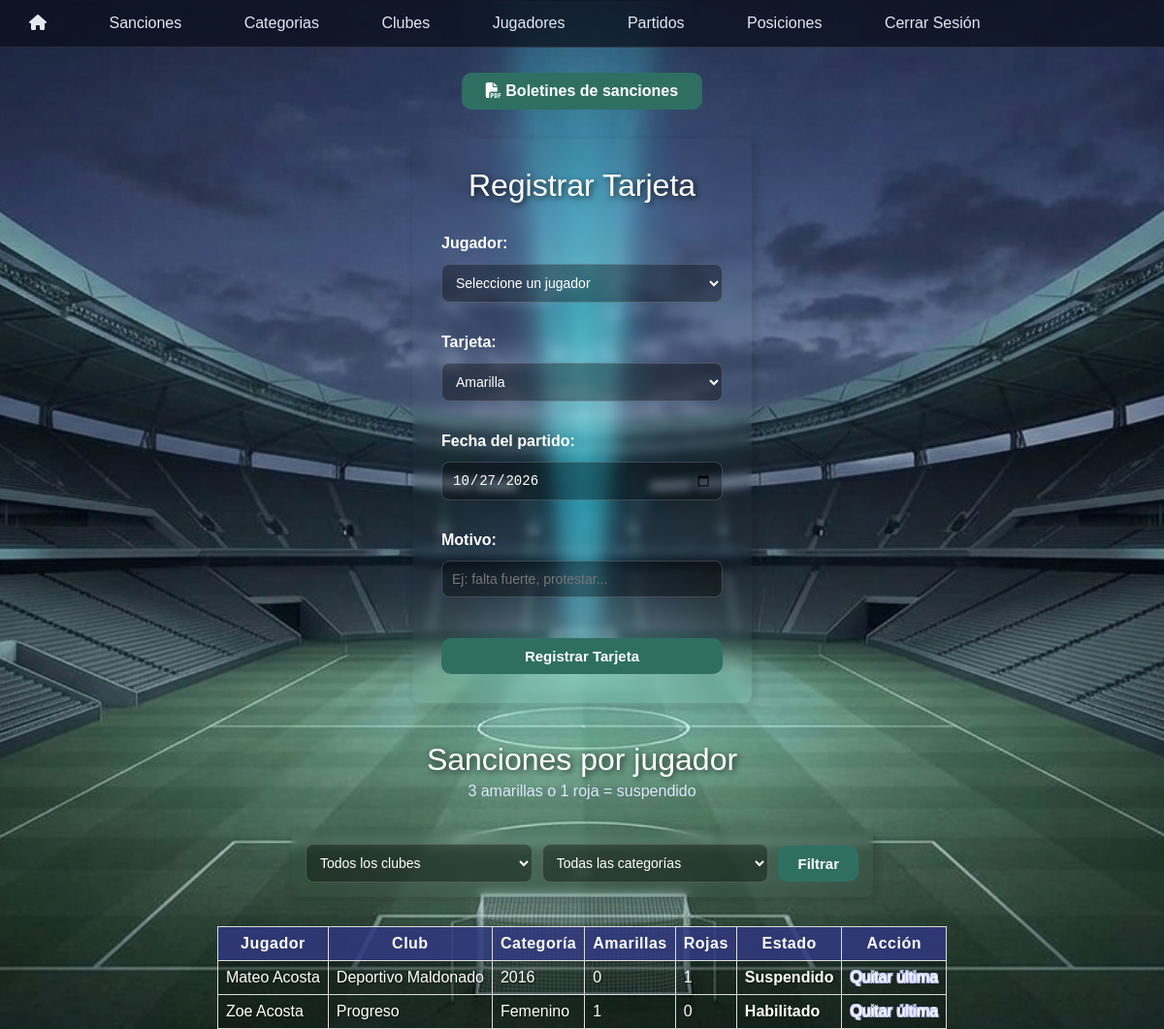
The page /sanciones/gestionarSanciones.php (signed in) on the database its author committed.
### tables this page shows
CREATE TABLE `jugadores` (
  `id` int(11) NOT NULL,
  `nombre` varchar(45) DEFAULT NULL,
  `apellido` varchar(45) DEFAULT NULL,
  `cedula` varchar(45) NOT NULL,
  `fecha_nacimiento` date DEFAULT NULL,
  `id_club` int(11) DEFAULT NULL,
  `id_categoria` varchar(45) DEFAULT NULL,
  `masa` decimal(5,2) DEFAULT NULL,
  `altura` decimal(4,2) DEFAULT NULL,
  `peso` decimal(10,2) DEFAULT NULL,
  `velocidad` decimal(5,2) DEFAULT NULL
);

CREATE TABLE `club` (
  `id` int(11) NOT NULL,
  `nombre` varchar(100) NOT NULL,
  `logo` varchar(255) DEFAULT NULL,
  `activo` tinyint(1) NOT NULL DEFAULT 1,
  `password` varchar(255) NOT NULL
);

CREATE TABLE `categorias` (
  `id` int(11) NOT NULL,
  `año` varchar(45) NOT NULL,
  `cantidad_jugadores` int(11) NOT NULL DEFAULT 0
);

### sanciones/agregarSancion.php (the view, shortened to what this page needs)
<form action="gestionarSanciones.php" method="post">
    <h1>Registrar Tarjeta</h1>
    <label for="jugador">Jugador:</label>
    <select name="jugador" id="jugador" required>
        <option value="">Seleccione un jugador</option>
    </select><br>
    <label for="tipo">Tarjeta:</label>
    <select name="tipo" id="tipo" required>
        <option value="Amarilla">Amarilla</option>
    </select><br>
    <label for="fecha">Fecha del partido:</label>
    <input type="date" id="fecha" name="fecha" value="<?= date('Y-m-d') ?>" required><br>
    <label for="motivo">Motivo:</label>
    <input type="text" id="motivo" name="motivo" placeholder="Ej: falta fuerte, protestar..." maxlength="150"><br>
    <input type="submit" value="Registrar Tarjeta">
</form>

### sanciones/listarSanciones.php (shortened to what this page needs)
<?php
$conn = mysqli_connect("localhost", "root", "", "liga");
$filtro = "";
$sql = "SELECT jugadores.id, jugadores.nombre, jugadores.apellido,
        club.nombre AS club, categorias.año,
        SUM(sanciones.tipo = 'Amarilla') AS amarillas,
        SUM(sanciones.tipo = 'Roja') AS rojas
        FROM sanciones
        INNER JOIN jugadores ON sanciones.id_jugador = jugadores.id
        INNER JOIN club ON jugadores.id_club = club.id
        INNER JOIN categorias ON jugadores.id_categoria = categorias.id
        WHERE 1 $filtro
        GROUP BY jugadores.id
        ORDER BY rojas DESC, amarillas DESC";
$resultado = mysqli_query($conn, $sql);
?>
<h1 class="tituloSeccion">Sanciones por jugador</h1>
<p class="subtitulo">3 amarillas o 1 roja = suspendido</p>
<form action="gestionarSanciones.php" method="get" class="filtros">
    <select name="club">
        <option value="0">Todos los clubes</option>
    </select>
    <select name="categoria">
        <option value="0">Todas las categorías</option>
    </select>
    <input type="submit" value="Filtrar">
</form>
<div class="Tabla">
<table class="tablaClubes">
    <tr>
        <th>Jugador</th>
        <th>Club</th>
        <th>Categoría</th>
        <th>Amarillas</th>
        <th>Rojas</th>
        <th>Estado</th>
        <th>Acción</th>
    </tr>
    <?php
    if (mysqli_num_rows($resultado) > 0) {
        while ($fila = mysqli_fetch_assoc($resultado)) {
            $suspendido = $fila["rojas"] > 0 || $fila["amarillas"] >= 3;
            echo "<tr>";
            echo "<td>" . htmlspecialchars($fila["nombre"] . "  " . $fila["apellido"]) . "</td>";
            echo "<td>" . htmlspecialchars($fila["club"]) . "</td>";
            echo "<td>" . htmlspecialchars($fila["año"]) . "</td>";
            echo "<td>" . $fila["amarillas"] . "</td>";
            echo "<td>" . $fila["rojas"] . "</td>";
            if ($suspendido) {
                echo "<td class='suspendido'>Suspendido</td>";
            } else {
                echo "<td class='habilitado'>Habilitado</td>";
            }
            echo "<td>
                <a href='eliminarSancion.php?jugador=" . $fila["id"] . "'
                onclick=\"return confirm('¿Quitar la última tarjeta de este jugador?')\">
                Quitar última</a>
                </td>";
            echo "</tr>";
        }
    } else {
        echo "<tr><td colspan='7' class='vacio'>
        Todavía no hay tarjetas registradas.
        </td></tr>";
    }
    ?>
</table>
</div>

### sanciones/sanciones.css (style rules this page uses)
body { margin:0; font-family:Arial, Helvetica, sans-serif; background-image:url("../imagenes/BG.png"); background-size:cover; background-position:center; background-attachment:fixed; }
form { display:flex; flex-direction:column; align-items:center; width:350px; box-sizing:border-box; margin:30px auto 0; padding:30px; border-radius:8px; box-shadow:3px 3px 6px 3px rgba(0,0,0,0.1); backdrop-filter:blur(5px); gap:7px; }
form h1 { font-weight:normal; text-align:center; color:rgb(56,56,56); text-shadow:3px 3px 5px rgba(0,0,0,0.3); margin:0 0 25px; }
form label { align-self:flex-start; font-weight:bold; color: #FFFF; margin-bottom: 5px; }
form input[type="text"], form input[type="date"], form select { width:100%; box-sizing:border-box; padding:10px; border:1px solid rgba(255, 255, 255, 0.18); color: white; border-radius:8px; background:rgba(0, 0, 0, 0.35); font-size:14px; outline:none; transition:.3s; display: block; box-sizing: border-box; }
form input[type="submit"] { width:100%; padding:10px; margin-top:10px; border:none; border-radius:10px; background:#2F6F62; color:white; font-size:15px; font-weight:bold; cursor:pointer; transition:.3s; }
.Tabla { display:flex; width:fit-content; margin:30px auto 0; }
.tablaClubes { border-collapse:collapse; }
.tablaClubes th, .tablaClubes td { border:1px solid #dddddd; padding:8px; }
.tablaClubes a { text-decoration:none; color:white; text-shadow: -1px -1px 0 #c3c9ff, 1px -1px 0 #c3c9ff, -1px 1px 0 #c3c9ff, 1px 1px 0 #c3c9ff; }
.tablaClubes th { color:#31387e; font-weight:700; letter-spacing:.5px; }
.tituloSeccion { font-weight:normal; text-align:center; color:rgb(56,56,56); text-shadow:3px 3px 5px rgba(0,0,0,0.3); margin:40px 0 0; }
form.filtros { flex-direction:row; gap:10px; width:auto; max-width:600px; padding:15px; }
form.filtros input[type="submit"] { width:auto; margin-top:0; padding:10px 20px; }
.tablaClubes td { color:white; text-shadow:1px 1px 2px rgba(0,0,0,.6); }
.habilitado { background:rgba(47,111,98,.75); font-weight:bold; }
.suspendido { background:rgba(160,40,40,.75); font-weight:bold; }
.tituloSeccion { color:white; text-shadow:2px 2px 6px rgba(0,0,0,.7); }
.subtitulo { text-align:center; color:#dfe6ff; margin:5px 0 0; }
form h1 { color:white; text-shadow:2px 2px 6px rgba(0,0,0,.7); }
.tablaClubes th { background:rgba(49,56,126,.85); color:white; }
.tablaClubes td { background:rgba(0,0,0,.25); }

### rows shown on the page
jugadores: nombre+apellido "Mateo Acosta", id_club.nombre "Deportivo Maldonado", id_categoria.año "2016", amarillas "0", rojas "1", shows "Suspendido"
jugadores: nombre+apellido "Zoe Acosta", id_club.nombre "Progreso", id_categoria.año "Femenino", amarillas "1", rojas "0", shows "Habilitado"
